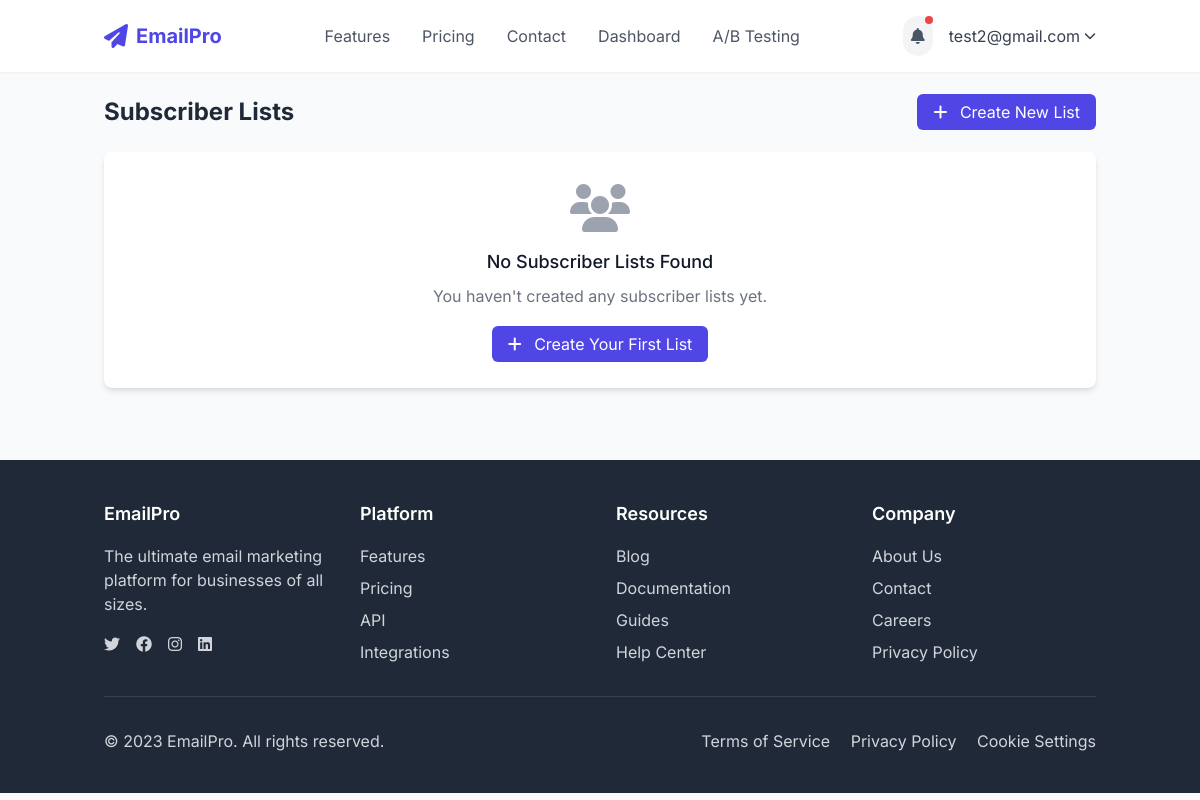
Before: /subscriber-lists/ (signed in) with the older database file.
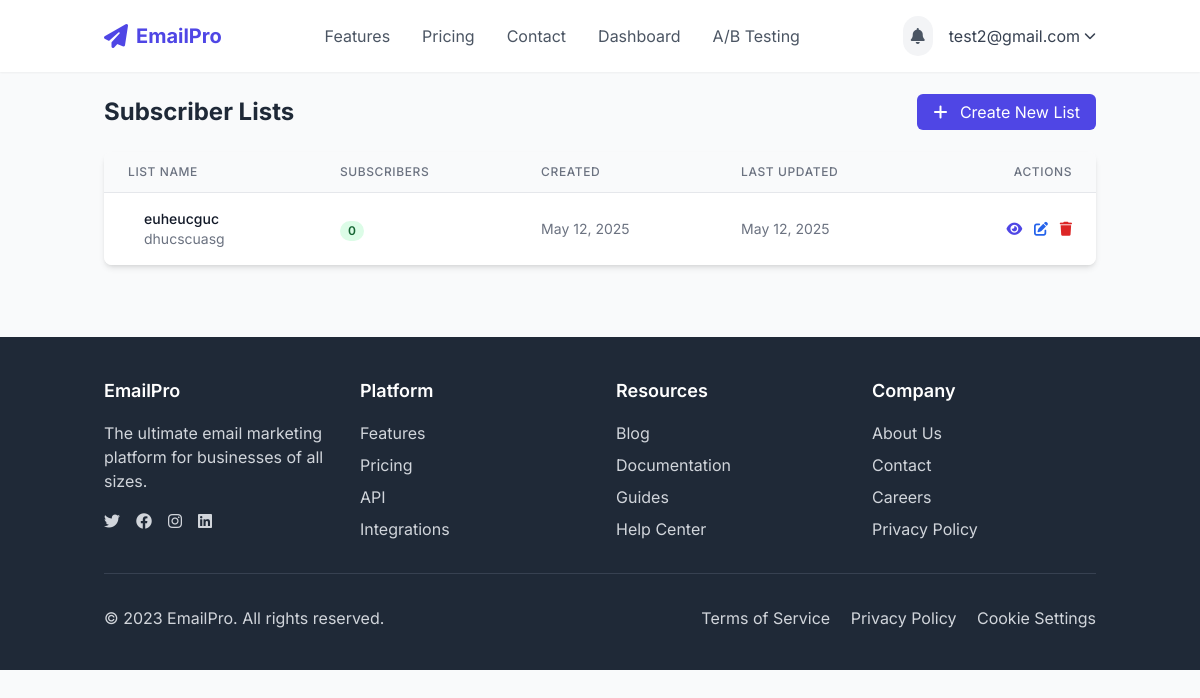
After: the same page with the newer database file.
### marketing/models.py (models this page shows, shortened)
class SubscriberList(models.Model):
    owner = models.ForeignKey(settings.AUTH_USER_MODEL, on_delete=models.CASCADE, related_name='subscriber_lists')
    name = models.CharField(max_length=100)
    description = models.TextField(blank=True)
    subscribers = models.ManyToManyField(Subscriber, blank=True, related_name='lists')
    created_at = models.DateTimeField(auto_now_add=True)
    updated_at = models.DateTimeField(auto_now=True)
    class Meta:
        ordering = ['name']
    @property
    def subscriber_count(self):
        return self.subscribers.count()

### marketing/views.py (the view)
# urls.py: path('subscriber-lists/', views.subscriber_lists, name='subscriber_lists'),
@login_required
def subscriber_lists(request):
    lists = SubscriberList.objects.filter(owner=request.user).order_by('name')
    return render(request, 'marketing/subscriber_lists.html', {'lists': lists})

### templates/marketing/subscriber_lists.html (shortened to what the changed rows need)
{% extends 'base.html' %}
{% load static %}
{% load user_tags %}
{% block content %}
<div class="container max-w-6xl mx-auto">
    <div class="flex justify-between items-center mb-6">
        <h1 class="text-2xl font-bold text-gray-800">Subscriber Lists</h1>
    </div>
    <div class="bg-white rounded-lg shadow-md overflow-hidden">
        {% if lists %}
            <table class="min-w-full divide-y divide-gray-200">
                <thead class="bg-gray-50">
                    <tr>
                        <th scope="col" class="px-6 py-3 text-left text-xs font-medium text-gray-500 uppercase tracking-wider">
                            List Name
                        </th>
                        <th scope="col" class="px-6 py-3 text-left text-xs font-medium text-gray-500 uppercase tracking-wider">
                            Subscribers
                        </th>
                        <th scope="col" class="px-6 py-3 text-left text-xs font-medium text-gray-500 uppercase tracking-wider">
                            Created
                        </th>
                        <th scope="col" class="px-6 py-3 text-left text-xs font-medium text-gray-500 uppercase tracking-wider">
                            Last Updated
                        </th>
                        <th scope="col" class="px-6 py-3 text-right text-xs font-medium text-gray-500 uppercase tracking-wider">
                            Actions
                        </th>
                    </tr>
                </thead>
                <tbody class="bg-white divide-y divide-gray-200">
                    {% for list in lists %}
                        <tr class="hover:bg-gray-50">
                            <td class="px-6 py-4 whitespace-nowrap">
                                <div class="flex items-center">
                                    <div class="ml-4">
                                        <div class="text-sm font-medium text-gray-900">
                                            <a href="{% url 'subscriber_list_detail' pk=list.id %}" class="hover:text-indigo-600">
                                                {{ list.name }}
                                            </a>
                                        </div>
                                        <div class="text-sm text-gray-500">
                                            {{ list.description|truncatechars:50 }}
                                        </div>
                                    </div>
                                </div>
                            </td>
                            <td class="px-6 py-4 whitespace-nowrap">
                                <span class="px-2 inline-flex text-xs leading-5 font-semibold rounded-full bg-green-100 text-green-800">
                                    {{ list.subscriber_count }}
                                </span>
                            </td>
                            <td class="px-6 py-4 whitespace-nowrap text-sm text-gray-500">
                                {{ list.created_at|date:"M d, Y" }}
                            </td>
                            <td class="px-6 py-4 whitespace-nowrap text-sm text-gray-500">
                                {{ list.updated_at|date:"M d, Y" }}
                            </td>
                            <td class="px-6 py-4 whitespace-nowrap text-right text-sm font-medium">
                                <a href="{% url 'subscriber_list_detail' pk=list.id %}" class="text-indigo-600 hover:text-indigo-900 mr-2" title="View Details">
                                    <i class="fas fa-eye"></i>
                                </a>
                                <a href="{% url 'edit_subscriber_list' pk=list.id %}" class="text-blue-600 hover:text-blue-900 mr-2" title="Edit">
                                    <i class="fas fa-edit"></i>
                                </a>
                                <a href="{% url 'delete_subscriber_list' pk=list.id %}" class="text-red-600 hover:text-red-900" title="Delete">
                                    <i class="fas fa-trash"></i>
                                </a>
                            </td>
                        </tr>
                    {% endfor %}
                </tbody>
            </table>
        {% else %}
            <div class="p-8 text-center">
                <div class="text-gray-400">
                    <i class="fas fa-users fa-3x mb-4"></i>
                </div>
                <h3 class="text-lg font-medium text-gray-900 mb-2">No Subscriber Lists Found</h3>
                <p class="text-gray-500 mb-6">You haven't created any subscriber lists yet.</p>
                <a href="{% url 'add_subscriber_list' %}" class="px-4 py-2 bg-indigo-600 text-white rounded-md hover:bg-indigo-700 transition-colors">
                    <i class="fas fa-plus mr-2"></i> Create Your First List
                </a>
            </div>
        {% endif %}
    </div>
</div>
{% endblock %}

### templates/base.html (shortened to what the changed rows need)
{% load static %}
<!DOCTYPE html>
<html lang="en">
<head>
    <script src="https://cdn.tailwindcss.com"></script>
    <link rel="stylesheet" href="https://cdnjs.cloudflare.com/ajax/libs/font-awesome/6.4.0/css/all.min.css">
    <link rel="stylesheet" href="{% static 'css/auth.css' %}">
</head>
<body class="min-h-screen bg-gray-50 text-gray-800">
    <header class="bg-white shadow-sm">
        <div class="container mx-auto px-4 py-4 flex justify-between items-center">
            <div class="flex items-center space-x-4">
                {% if user.is_authenticated %}
                    <div class="relative" x-data="notificationSystem()" x-init="loadNotifications()">
                        <button @click="open = !open" class="p-2 rounded-full bg-gray-100 text-gray-600 hover:bg-gray-200 focus:outline-none relative">
                            <i class="fas fa-bell"></i>
                            <span x-show="unreadCount > 0" class="absolute top-0 right-0 block h-2 w-2 rounded-full bg-red-500"></span>
                        </button>
                    </div>
                    <div class="relative group">
                        <button class="flex items-center space-x-1 text-gray-700 hover:text-indigo-600">
                            <span>{{ user.email }}</span>
                            <i class="fas fa-chevron-down text-xs"></i>
                        </button>
                    </div>
                {% else %}
                    <a href="{% url 'login' %}" class="px-4 py-2 text-indigo-600 hover:text-indigo-800 transition-colors">Login</a>
                    <a href="{% url 'register' %}" class="px-4 py-2 bg-indigo-600 text-white rounded-md hover:bg-indigo-700 transition-colors">Sign Up</a>
                {% endif %}
            </div>
        </div>
    </header>
    <main class="container mx-auto px-4 py-6">
        {% block content %}{% endblock %}
    </main>
</body>
</html>

Changed rows visible on the page:
added SubscriberList: name "euheucguc", description "dhucscuasg", subscriber_count "0", created_at "May 12, 2025", updated_at "May 12, 2025"
Other visible differences:
text no longer shown: "No Subscriber Lists Found You haven't created any subscriber lists yet. Create Your First List"
text now shown: "LIST NAME SUBSCRIBERS CREATED LAST UPDATED ACTIONS"
